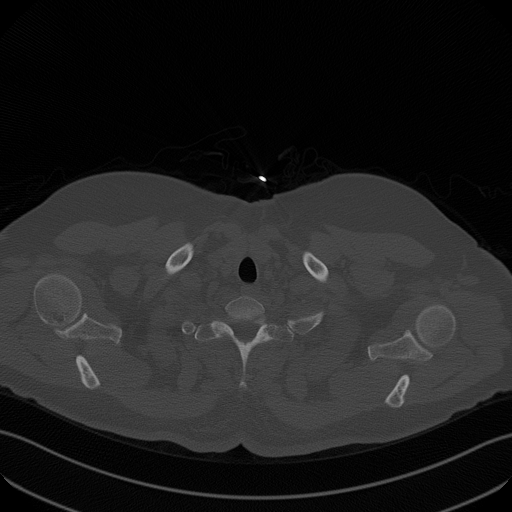
#> input picture dataset/train/C002/10.png, 512 x 512 px, found by its file name; its folder holds 4 pictures in this run
$ python 1_generation.py
#> lines starting #> are read from the running program, lines starting #| are printed output that depends on the picture
import os
import numpy as np
from skimage.io import imread
from skimage.transform import resize
from tqdm import tqdm

# === PARAMÈTRES ===
input_dirs = {
    'train': 'dataset/train/C002',
    'test': 'dataset/test/C081'
}
output_dirs = {
    'train': 'dataset/train_preprocessed',
    'test': 'dataset/test_preprocessed'
}
img_size = 128  # ou 256 selon ta config

# === CRÉER DOSSIERS DE SORTIE SI NÉCESSAIRE ===
for d in output_dirs.values():
    os.makedirs(d, exist_ok=True)

# === FONCTION DE NORMALISATION ===
def normalize(img):
    return (img - np.min(img)) / (np.max(img) - np.min(img))

# === FONCTION DE TRAITEMENT D’UNE IMAGE ===
def process_and_save_image(path, out_path):
#> called with path = 'dataset/train/C002/10.png', out_path = 'dataset/train_preprocessed/10.npy'
    img = imread(path, as_gray=True)  # niveau de gris
#> img is the input picture: shape (512, 512) float64; min 0, max 1, mean 0.128
    img_resized = resize(img, (img_size, img_size), anti_aliasing=True)
    img_norm = normalize(img_resized)
#> in normalize, `return (img - np.min(img)) / (np.max(img) - np.min(img))`:
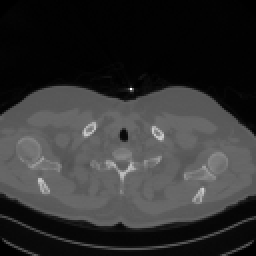
#> returned value: shape (128, 128) float64 (shown 2 times larger); min 0, max 1, mean 0.197

    np.save(out_path, img_norm)  # Sauvegarde au format .npy

# === TRAITEMENT DE TOUS LES hh g FICHIERS ===
for split in ['train', 'test']:
    print(f"\n🔄 Prétraitement des images: {split}")
    input_dir = input_dirs[split]
    output_dir = output_dirs[split]

#> (the run stopped early here; a loop or call above may not have finished)
